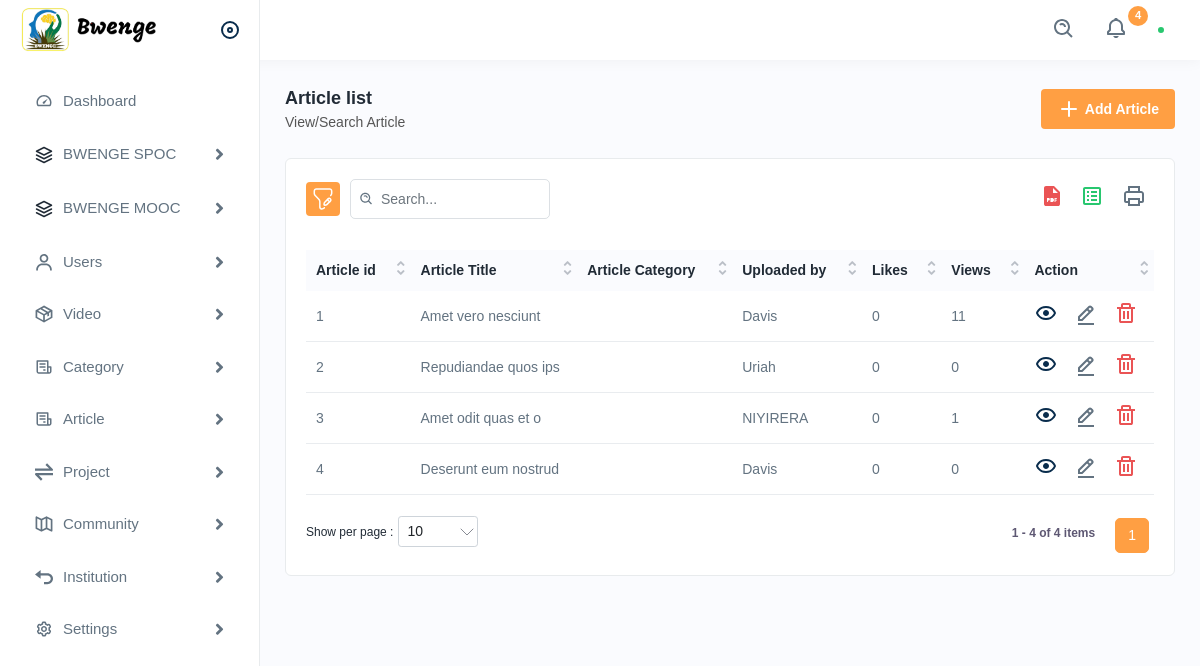
Before: /dashboard/article_list/ with the older database file.
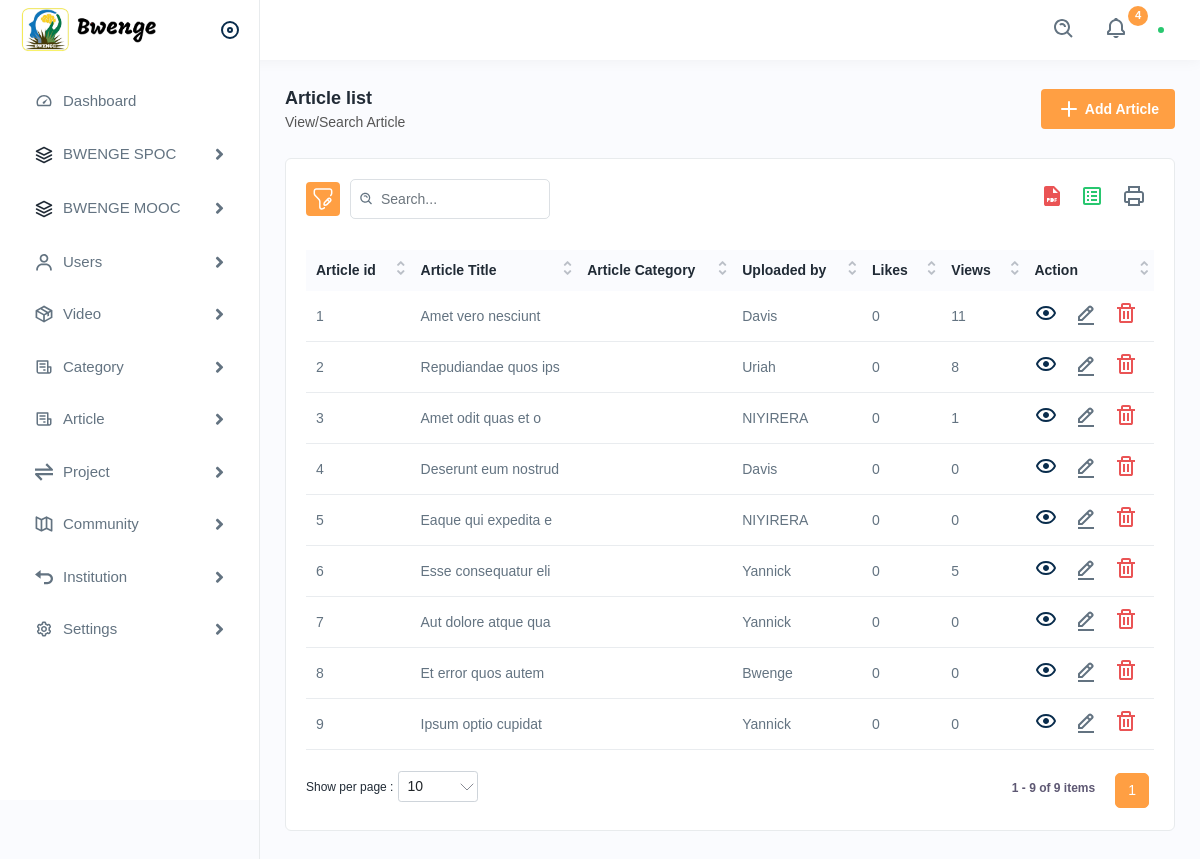
After: the same page with the newer database file.
### core/models.py (models this page shows, shortened)
class Article(models.Model):
    title = models.CharField(max_length=100)
    poster_image = models.ImageField(upload_to='media/posters/')
    description = models.TextField()
    categories = models.ManyToManyField(Category)
    likes = models.PositiveIntegerField(default=0)
    views = models.PositiveIntegerField(default=0)
    author = models.ForeignKey(settings.AUTH_USER_MODEL, on_delete=models.CASCADE)
    date = models.DateTimeField(auto_now_add=True)

### accounts/models.py (models this page shows, shortened)
class User(AbstractBaseUser, PermissionsMixin):
    email = models.EmailField(max_length=255, unique=True, verbose_name="Email Address")
    first_name = models.CharField(max_length=100, verbose_name=_("First Name"))
    last_name = models.CharField(max_length=100, verbose_name=_("Last Name"))
    is_staff = models.BooleanField(default=False)
    is_superuser = models.BooleanField(default=False)
    is_verified = models.BooleanField(default=False)
    is_active = models.BooleanField(default=True)
    date_joined = models.DateTimeField(auto_now_add=True)
    last_login = models.DateTimeField(auto_now=True)
    USER_ROLE_CHOICES = [
        ('user', 'User'),
        ('institution_admin', 'Institution Admin'),
        ('system_admin', 'System Admin'),
    ]
    role = models.CharField(max_length=50, choices=USER_ROLE_CHOICES, default='user')
    USERNAME_FIELD = "email"
    REQUIRED_FIELDS = ["first_name", "last_name"]
    objects = UserManger()
    def __str__(self):
        return self.first_name

### dashboard/views.py (the view)
# urls.py: path('article_list/', articleList, name='article_list'),
def articleList(request):
    articles=Article.objects.all()
    return render(request, "admin/Articles/articles-list.html", {'articles': articles})

### templates/admin/articles/articles-list.html (shortened to what this page needs)
{% extends "base.html" %}
{% load static %}
{% block content %}
<div class="page-wrapper">
    <div class="content">
        <div class="page-header">
            <div class="page-title">
                <h4>Article list</h4>
                <h6>View/Search Article</h6>
            </div>
            <div class="page-btn">
                <a href="{% url 'add-article' %}" class="btn btn-added">
                    <img src="{% static '/img/icons/plus.svg' %}" class="me-1" alt="img">Add Article
                </a>
            </div>
        </div>
        <div class="card">
            <div class="card-body">
                <div class="table-top">
                    <div class="search-set">
                        <div class="search-path">
                            <a class="btn btn-filter" id="filter_search">
                                <img src="{% static '/img/icons/filter.svg' %}" alt="img">
                            </a>
                        </div>
                        <div class="search-input">
                            <a class="btn btn-searchset"><img src="{% static '/img/icons/search-white.svg' %}" alt="img"></a>
                        </div>
                    </div>
                    <div class="wordset">
                        <ul>
                            <li><a data-bs-toggle="tooltip" data-bs-placement="top" title="pdf"><img src="{% static '/img/icons/pdf.svg' %}" alt="img"></a></li>
                            <li><a data-bs-toggle="tooltip" data-bs-placement="top" title="excel"><img src="{% static '/img/icons/excel.svg' %}" alt="img"></a></li>
                            <li><a data-bs-toggle="tooltip" data-bs-placement="top" title="print"><img src="{% static '/img/icons/printer.svg' %}" alt="img"></a></li>
                        </ul>
                    </div>
                </div>
                <div class="table-responsive">
                    <table class="table  datanew">
                        <thead>
                            <tr>
                                <th>Article id</th>
                                <th>Article Title</th>
                                <th>Article Category</th>
                                <th>Uploaded by</th>
                                <th>Likes</th>
                                <th>Views</th>
                                <th>Action</th>
                            </tr>
                        </thead>
                        <tbody>
                            {% for article in articles %}
                                <tr>
                                    <td>{{ article.id }}</td>
                                    <td>{{ article.title }}</td>
                                    <td> </td>
                                    <td>{{ article.author }}</td>
                                    <td>{{ article.likes }}</td>
                                    <td>{{ article.views }}</td>
                                    <td>
                                        <a class="me-3" href="#">
                                            <img src="{% static '/img/icons/eye.svg' %}" alt="View">
                                        </a>
                                        <a class="me-3" href="#">
                                            <img src="{% static '/img/icons/edit.svg' %}" alt="Edit">
                                        </a>
                                        <a class="confirm-text" href="#">
                                            <img src="{% static '/img/icons/delete.svg' %}" alt="Delete">
                                        </a>
                                    </td>
                                </tr>
                            {% endfor %}
                        </tbody>
                    </table>
                </div>
            </div>
        </div>
    </div>
</div>
{% endblock %}

### templates/base.html (shortened to what this page needs)
{% load static %}
<!DOCTYPE html>
<html lang="en">
<head>
<link rel="stylesheet" href="{% static '/css/bootstrap.min.css' %}">
<link rel="stylesheet" href="{% static '/css/animate.css' %}">
<link rel="stylesheet" href="{% static '/css/dataTables.bootstrap4.min.css' %}">
<link rel="stylesheet" href="{% static '/plugins/fontawesome/css/fontawesome.min.css' %}">
<link rel="stylesheet" href="{% static '/plugins/fontawesome/css/all.min.css' %}">
<link rel="stylesheet" href="{% static '/css/style.css' %}">
</head>
<body>
    <div class="main-wrapper">
        <div class="header">
            <div class="header-left active">
                <a href="index.html" class="logo">
                    <img src="{% static '/img/logo.png' %}" alt="">
                </a>
                <a id="toggle_btn" href="javascript:void(0);"></a>
            </div>
            <ul class="nav user-menu">
                <li class="nav-item">
                    <div class="top-nav-search">
                        <form action="#">
                            <a class="btn" id="searchdiv"><img src="{% static 'img/icons/search.svg' %}" alt="img"></a>
                        </form>
                    </div>
                </li>
                <li class="nav-item dropdown">
                    <a href="javascript:void(0);" class="dropdown-toggle nav-link" data-bs-toggle="dropdown">
                        <img src="{% static '/img/icons/notification-bing.svg' %}" alt="img"> <span class="badge rounded-pill">4</span>
                    </a>
                </li>
                <li class="nav-item dropdown has-arrow main-drop">
                    <a href="javascript:void(0);" class="dropdown-toggle nav-link userset" data-bs-toggle="dropdown">
                        <span class="user-img"><img src="{{ profile.profile_picture.url }}" alt=""><span class="status online"></span></span>
                    </a>
                </li>
            </ul>
        </div>
    </div>
    <div class="sidebar" id="sidebar">
        <div class="sidebar-inner slimscroll">
            <div id="sidebar-menu" class="sidebar-menu">
                <ul>
                    <li>
                        <a href="{% url 'dashboard' %}">
                            <img src="{% static '/img/icons/dashboard.svg' %}" alt="img">
                            <span> Dashboard</span>
                        </a>
                    </li>
                    <li class="submenu">
                        <a href="javascript:void(0);"><i data-feather="layers"></i>
                            <span>BWENGE SPOC</span>
                            <span class="menu-arrow"></span></a>
                    </li>
                    <li class="submenu">
                        <a href="javascript:void(0);">
                            <i data-feather="layers"></i>
                            <span>BWENGE MOOC</span>
                            <span class="menu-arrow"></span>
                        </a>
                    </li>
                    <li class="submenu">
                        <a href="javascript:void(0);"><img src="{% static '/img/icons/users1.svg' %}" alt="img">
                            <span> Users</span> <span class="menu-arrow"></span></a>
                        </li>
                    <li class="submenu">
                        <a href="javascript:void(0);">
                            <img src="{% static '/img/icons/product.svg' %}" alt="img">
                            <span> Video</span>
                            <span class="menu-arrow"></span>
                        </a>
                    </li>
                    <li class="submenu">
                        <a href="javascript:void(0);">
                            <img src="{% static '/img/icons/purchase1.svg' %}" alt="img">
                            <span> Category</span>
                            <span class="menu-arrow"></span>
                        </a>
                    </li>
                    <li class="submenu">
                        <a href="javascript:void(0);">
                            <img src="{% static '/img/icons/purchase1.svg' %}" alt="img">
                            <span> Article</span>
                            <span class="menu-arrow"></span>
                        </a>
                    </li>
                    <li class="submenu">
                        <a href="javascript:void(0);">
                            <img src="{% static '/img/icons/transfer1.svg' %}" alt="img">
                            <span> Project</span>
                            <span class="menu-arrow"></span>
                        </a>
                    </li>
                    <li class="submenu">
                        <a href="javascript:void(0);">
                            <img src="{% static '/img/icons/places.svg' %}" alt="img">
                            <span> Community</span>
                            <span class="menu-arrow"></span>
                        </a>
                    </li>
                    <li class="submenu">
                        <a href="javascript:void(0);">
                            <img src="{% static '/img/icons/return1.svg' %}" alt="img">
                            <span> Institution</span>
                            <span class="menu-arrow"></span>
                        </a>
                    </li>
                    <li class="submenu">
                        <a href="javascript:void(0);">
                            <img src="{% static '/img/icons/settings.svg' %}" alt="img">
                            <span> Settings</span>
                            <span class="menu-arrow"></span>
                        </a>
                    </li>
                </ul>
            </div>
        </div>
    </div>
    {% block content %}
    {% endblock %}
</body>
</html>

Changed rows visible on the page:
changed Article "Repudiandae quos ips": views "0" → "8"
added Article: id "5", title "Eaque qui expedita e", author "NIYIRERA", likes "0", views "0"
added Article: id "6", title "Esse consequatur eli", author "Yannick", likes "0", views "5"
added Article: id "7", title "Aut dolore atque qua", author "Yannick", likes "0", views "0"
added Article: id "8", title "Et error quos autem", author "Bwenge", likes "0", views "0"
added Article: id "9", title "Ipsum optio cupidat", author "Yannick", likes "0", views "0"
Other visible differences:
text written by a page script: "1 1 - 4 of 4 items" → "1 1 - 9 of 9 items"
